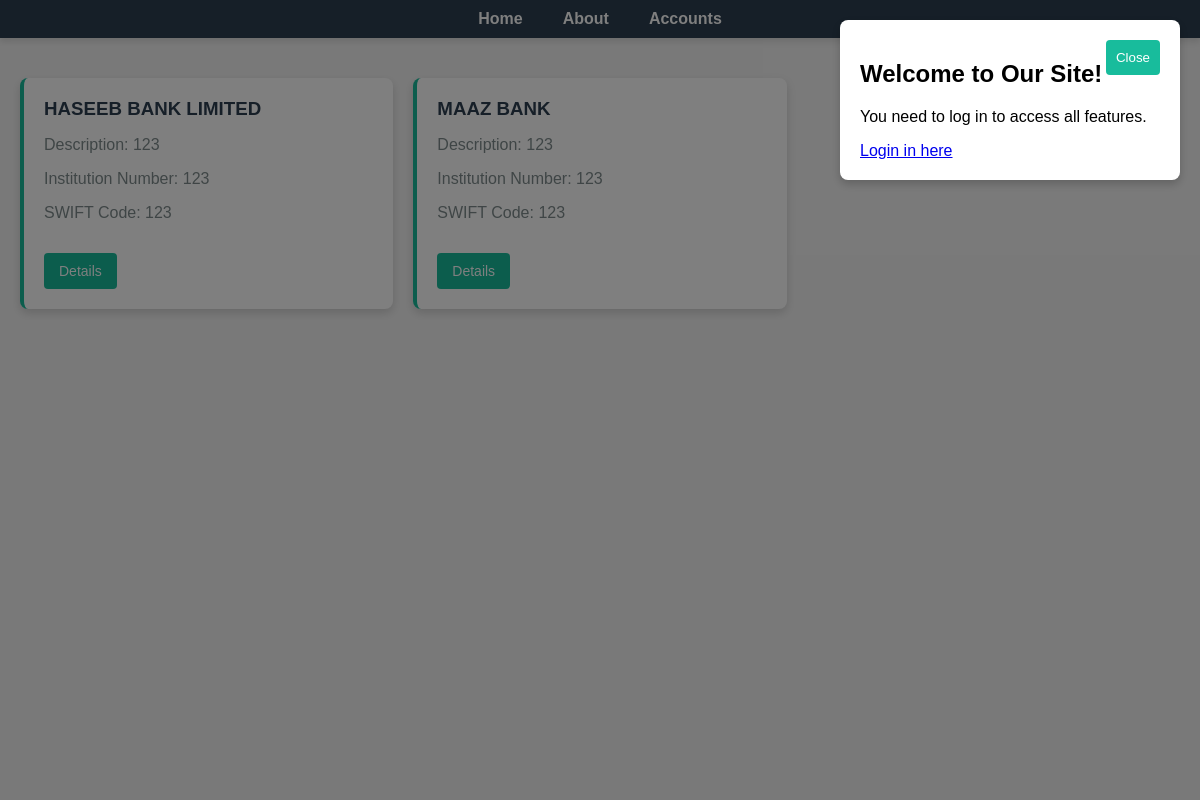
/, run on an earlier commit of the app's database.
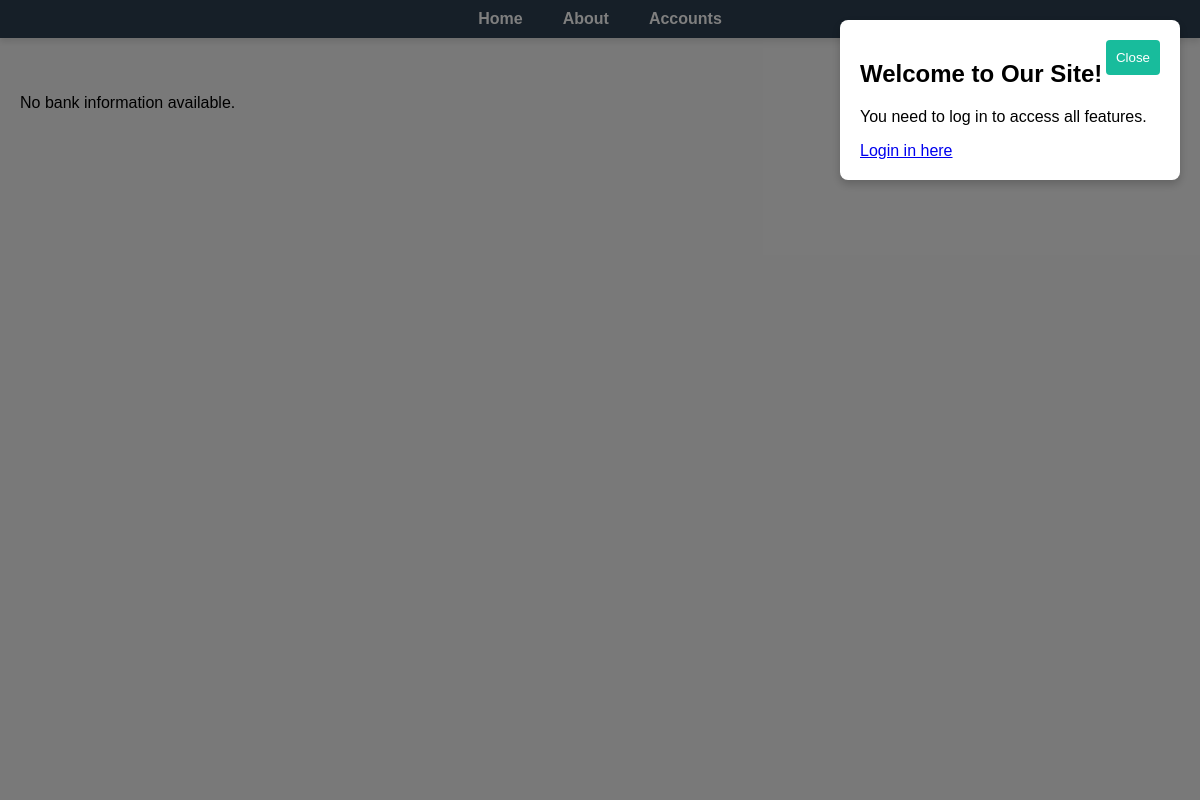
And on a later commit of the database.
### Bank/models.py (models this page shows)
class Bank(models.Model):
    name = models.CharField(max_length=100)
    description = models.TextField()
    inst_num = models.CharField(max_length=100)
    swift_code = models.CharField(max_length=100)
    owner = models.ForeignKey(User, on_delete=models.CASCADE, related_name='banks')

### Bank/views.py (the view)
# urls.py: path('', views.index, name='index'),
def index(request):
 banks=Bank.objects.all()
 return render(request,'index.html',{'banks':banks})

### Account/meddelware/main.py (called while the page is built)
    def __call__(self, request):
        user = request.user
        if user.is_authenticated:
            print(user.first_name)
        else:
            print("Unknown user")
        response = self.get_response(request)
        return response

### templates/index.html (shortened to what this page needs)
<!DOCTYPE html>
<html lang="en">
<head>
</head>
<body>
    <nav class="navbar">
        <ul class="navbar-list">
            <li><a href="{% url 'Bank:index' %}">Home</a></li>
            <li><a href="{% url 'Bank:about' %}">About</a></li>
            <li><a href="{% url 'Bank:Accounts' %}">Accounts</a></li>
        </ul>
    </nav>
    <div class="card-list">
        {% for bank in banks %}
        <div class="card">
            <h3>{{ bank.name }}</h3>
            <p>Description: {{ bank.description }}</p>
            <p>Institution Number: {{ bank.inst_num }}</p>
            <p>SWIFT Code: {{ bank.swift_code }}</p>
            <a href="{% url 'Bank:branch_view' bank.id %}" class="details-btn">Details</a>
        </div>
        {% empty %}
            <p>No bank information available.</p>
        {% endfor %}
    </div>
    <div class="popup-overlay" id="popup-overlay"></div>
    <div class="popup" id="popup">
        <button class="popup-close" id="popup-close">Close</button>
        <h2>Welcome to Our Site!</h2>
        <p>You need to log in to access all features.</p>
        <a href= "{% url 'Account:render_Login'%}">Login in here</a>
    </div>
</body>
</html>

### templates/index.html (style rules this page uses)
body { font-family: Arial, sans-serif; margin: 0; padding: 0; background-color: #f4f4f4; }
.navbar { background-color: #2c3e50; padding: 10px 0; box-shadow: 0 4px 6px rgba(0, 0, 0, 0.1); }
.navbar-list { list-style: none; padding: 0; display: flex; justify-content: center; margin: 0; }
.navbar-list li { margin: 0 20px; }
.navbar-list a { color: white; text-decoration: none; font-weight: bold; transition: color 0.3s ease; }
.card-list { display: grid; grid-template-columns: repeat(auto-fill, minmax(300px, 1fr)); gap: 20px; padding: 40px 20px; }
.popup { display: none; position: fixed; top: 20px; right: 20px; background-color: white; padding: 20px; border-radius: 8px; box-shadow: 0 4px 10px rgba(0, 0, 0, 0.2); z-index: 1000; width: 300px; }
.popup-overlay { display: none; position: fixed; top: 0; left: 0; width: 100%; height: 100%; background: rgba(0, 0, 0, 0.5); z-index: 999; }
.popup-close { background: #18bc9c; color: white; border: none; padding: 10px; border-radius: 4px; cursor: pointer; float: right; }

What changed in the data, as far as the page shows it:
removed Bank: name "HASEEB BANK LIMITED", description "123", inst_num "123", swift_code "123"
removed Bank: name "MAAZ BANK", description "123", inst_num "123", swift_code "123"
Also different on the page:
text now shown: "No bank information available."
